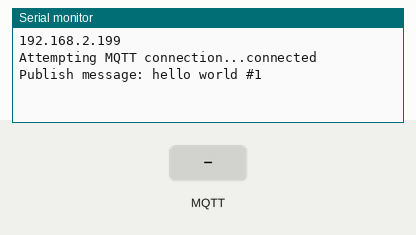
Recording of a sketch running on a simulated Arduino Uno, built with avr-gcc and run on an emulated ATmega328P. Parts: the last lines printed to the serial monitor. The test bench sets the inputs (shaded band). WiFi joins after 1.5 s; servers stay silent unless stated; no MQTT or app messages arrive unless stated.

Above: at 2.7 s.
2.8 s: MQTT message "1" arrives on the first subscribed topic
At 3.5 s:
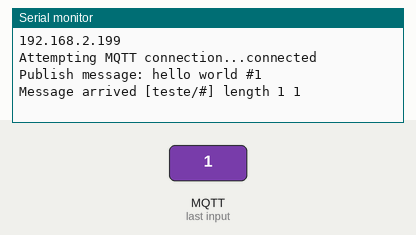
4.3 s: MQTT message "on" arrives on the first subscribed topic
At 4.7 s:
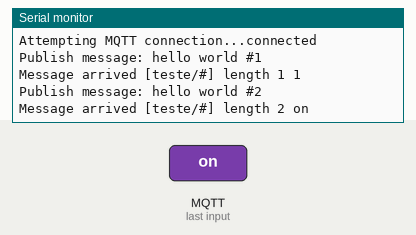
5.8 s: MQTT message "off" arrives on the first subscribed topic
At 5.96 s:
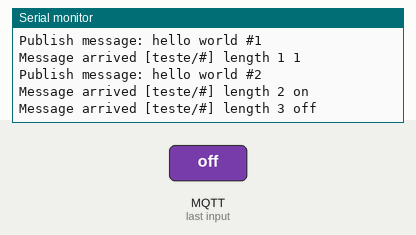
Timing chart, 0 to 8.8 s (numbered marks = the images above; inputs shaded):
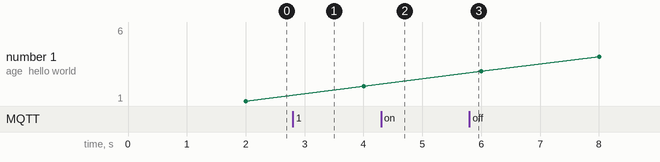

Measured:
- after the input at 2.8 s, the serial monitor: prints a new line at once (image 1)
- after the input at 4.3 s, the serial monitor: prints a new line at once (image 2)
- after the input at 5.8 s, the serial monitor: prints a new line at once (image 3)

The sketch:

MQTT_basicShield5100.ino
```cpp
/*
 Basic MQTT example

 This sketch demonstrates the basic capabilities of the library.
 It connects to an MQTT server then:
  - publishes "hello world" to the topic "outTopic"
  - subscribes to the topic "inTopic", printing out any messages
    it receives. NB - it assumes the received payloads are strings not binary

 It will reconnect to the server if the connection is lost using a blocking
 reconnect function. See the 'mqtt_reconnect_nonblocking' example for how to
 achieve the same result without blocking the main loop.

*/

#include <SPI.h>
#include <Ethernet.h>
#include <PubSubClient.h>

// Update these with values suitable for your network.
byte mac[]    = {  0xDE, 0xED, 0xBA, 0xFE, 0xFE, 0xED };
IPAddress ip(192, 168, 2, 199); //odi IPAddress ip(172, 16, 0, 100);
//odi IPAddress server(172, 16, 0, 2);

void callback(char* topic, byte* payload, unsigned int length) {
  Serial.print("Message arrived [");
  Serial.print(topic);
  Serial.print("] length ");Serial.print(length); Serial.print(" ");
  for (int i=0;i<length;i++) {
    Serial.print((char)payload[i]);
  }
  Serial.println();
}

EthernetClient ethClient;
PubSubClient client(ethClient);

void reconnect() {
  // Loop until we're reconnected
  while (!client.connected()) {
    Serial.print("Attempting MQTT connection...");
    // Attempt to connect
    if (client.connect("arduinoClientodi")) {
      Serial.println("connected");
      // Once connected, publish an announcement...
      client.publish("teste/outTopic","hello world");
      // ... and resubscribe
      client.subscribe("teste/#");
    } else {
      Serial.print("failed, rc=");
      Serial.print(client.state());
      Serial.println(" try again in 5 seconds");
      // Wait 5 seconds before retrying
      delay(5000);
    }
  }
}

const char* mqtt_server = "iot.eclipse.org"; //"broker.mqtt-dashboard.com";
#define SERVER "iot.eclipse.org" //odi
#define PORT 1883                //odi
#define UART_SERIAL 57600        //odi
void setup()
{
  Serial.begin(UART_SERIAL);

  client.setServer(mqtt_server, 1883); //odi client.setServer(server, 1883);
  client.setCallback(callback);

  Ethernet.begin(mac, ip);
//odi
   IPAddress ipAdress = Ethernet.localIP();
   Serial.println(ipAdress);
//odi
  // Allow the hardware to sort itself out
  delay(1500);
}

long lastMsg = 0;
char msg[50];
long value = 0;
void loop()
{
  if (!client.connected()) {
    reconnect();
  }
  client.loop();


  long now = millis();
  if (now - lastMsg > 2000) {
    lastMsg = now;
    ++value;
    snprintf (msg, 50, "hello world #%ld", value);
    Serial.print("Publish message: ");
    Serial.println(msg);
    client.publish("teste/outTopic", msg);
  }
}
```
